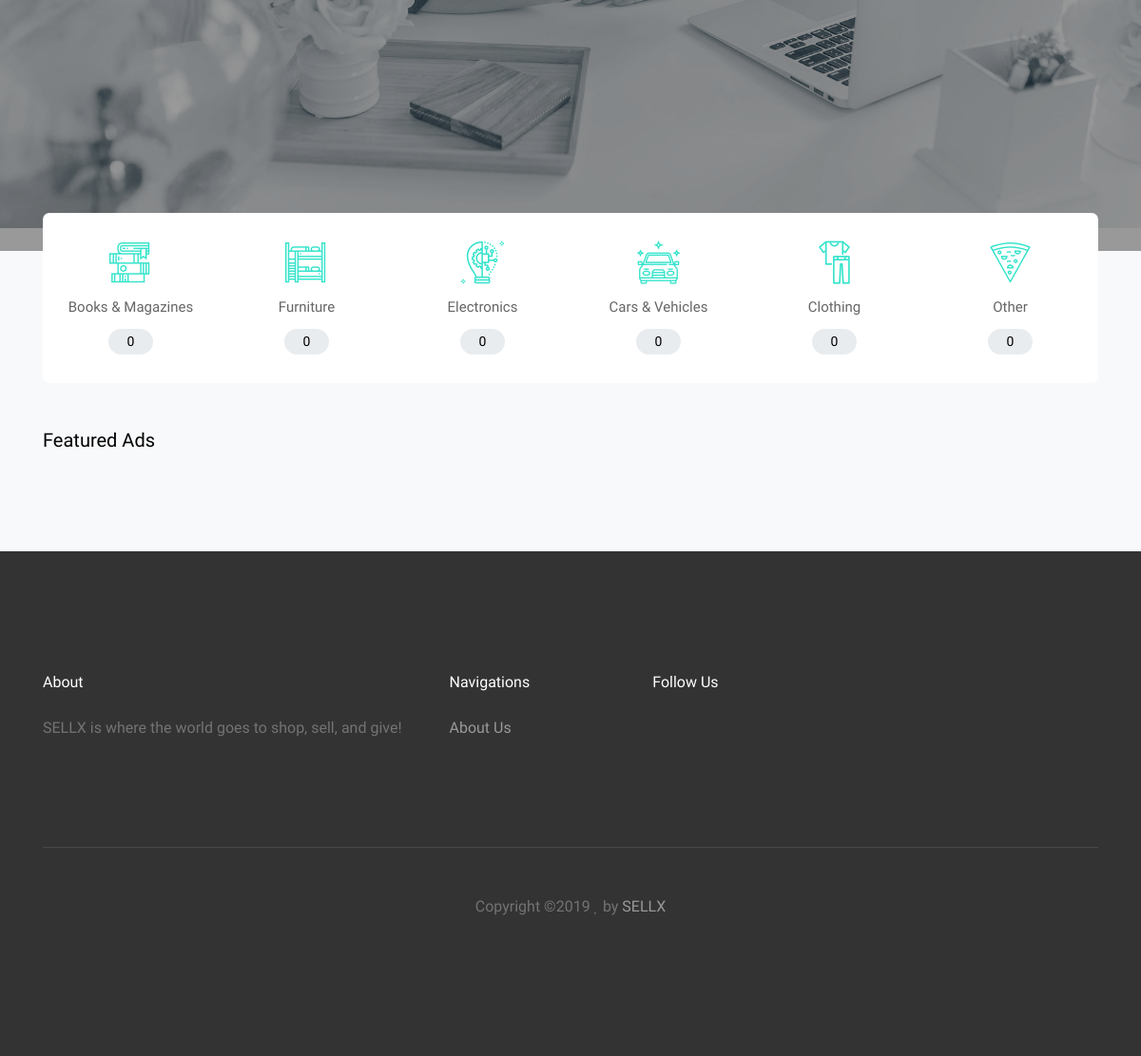
The app's page / (lower part), older data.
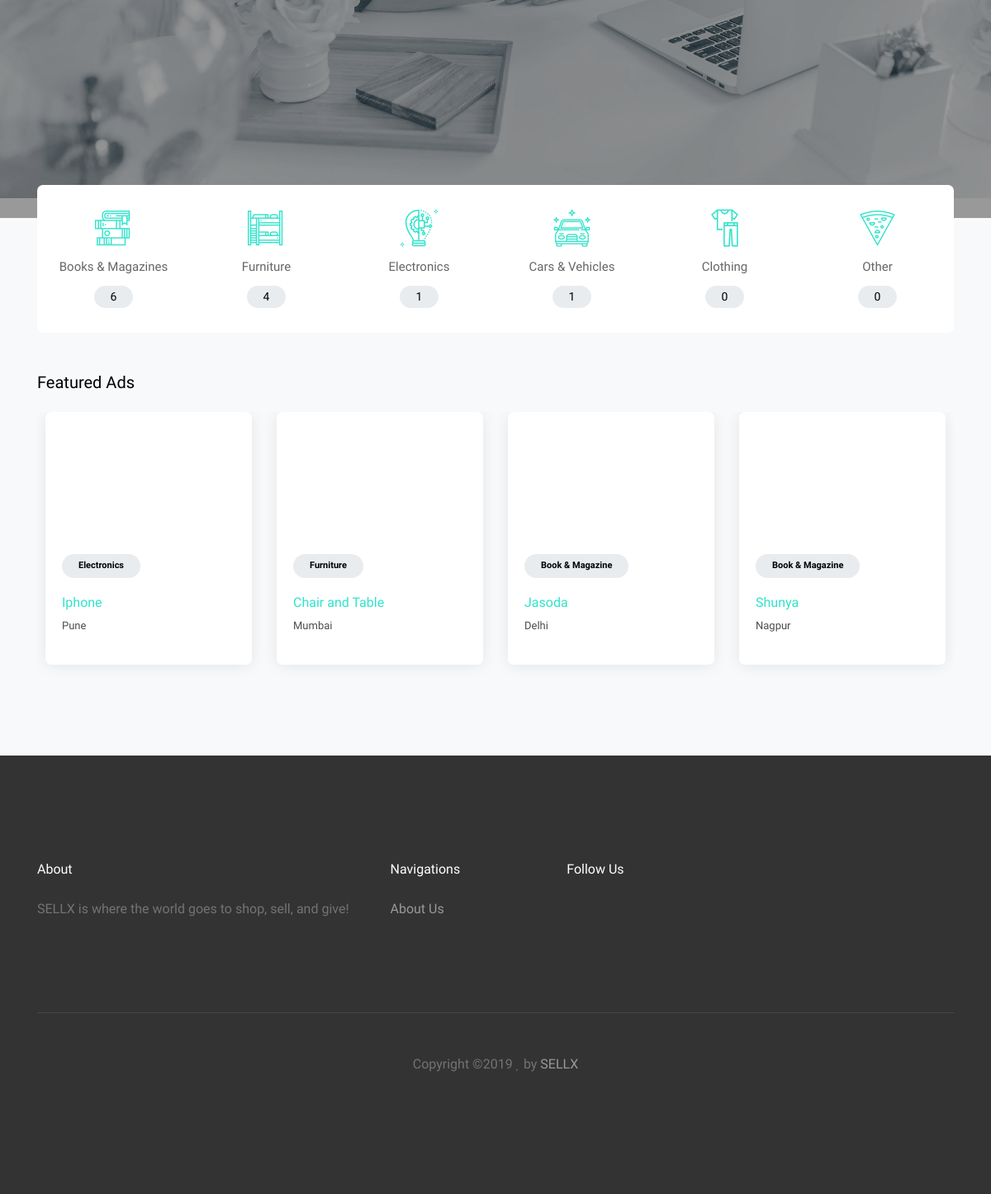
The same page, newer data.
### app.py (models this page shows, shortened)
class NewPost(UserMixin,db.Model):
    id = db.Column(db.Integer,primary_key = True)
    description = db.Column(db.String(1000))
    tag = db.Column(db.String(30))
    sub_tag = db.Column(db.String(40))
    price = db.Column(db.Integer)
    user_id = db.Column(db.Integer, db.ForeignKey('user.id'), nullable=False)
    img = db.Column(db.String(200), nullable = False)
    loc = db.Column(db.String(20))
    status = db.Column(db.String(15))

### app.py (the view)
@app.route('/', methods=['GET','POST'])
def index():
    form = SearchForm()
    fur = NewPost.query.filter((NewPost.tag=='Furniture') & (NewPost.status=='Available')).count()
    car = NewPost.query.filter((NewPost.tag=='Cars & Vehicle') & (NewPost.status=='Available')).count()
    ele = NewPost.query.filter((NewPost.tag=='Electronics') & (NewPost.status=='Available')).count()
    books = NewPost.query.filter((NewPost.tag=='Book & Magazine')& (NewPost.status=='Available')).count()
    other = NewPost.query.filter((NewPost.tag=='Other')& (NewPost.status=='Available')).count()
    watch = NewPost.query.filter((NewPost.tag=='Clothing')& (NewPost.status=='Available')).count()
    q=0
    if current_user.is_authenticated:
        q = NewPost.query.filter((NewPost.user_id!=current_user.id) & (NewPost.status=='Available'))
    else:
        q = NewPost.query.filter(NewPost.status=='Available')
    for data in q:
        print(data.img)
    if request.method=="POST":
        data = form.search.data
        data = data.lower()
        return redirect(url_for('listi', postid = data))
    print(os.getcwd())
    return render_template('index.html',title="Index", form=form,Post_data = q,fcnt=fur, carcnt=car, elcnt = ele, bcnt= books, ocnt = other, wcnt= watch,menu=menu)

### templates/index.html (shortened to what the changed rows need)
<!DOCTYPE html>
<html lang="en">
  <head>
    <link rel="stylesheet" href="{{ url_for('static', filename='fonts/icomoon/style.css') }}">
    <link rel="stylesheet" href="{{ url_for('static', filename='css/bootstrap.min.css') }}">
    <link rel="stylesheet" href="{{ url_for('static', filename='css/magnific-popup.css') }}">
    <link rel="stylesheet" href="{{ url_for('static', filename='css/jquery-ui.css') }}">
    <link rel="stylesheet" href="{{ url_for('static', filename='css/owl.carousel.min.css') }}">
    <link rel="stylesheet" href="{{ url_for('static', filename='css/owl.theme.default.min.css') }}">
    <link rel="stylesheet" href="{{ url_for('static', filename='css/bootstrap-datepicker.css') }}">
    <link rel="stylesheet" href="{{ url_for('static', filename='fonts/flaticon/font/flaticon.css') }}">
    <link rel="stylesheet" href="{{ url_for('static', filename='css/aos.css') }}">
    <link rel="stylesheet" href="{{ url_for('static', filename='css/rangeslider.css') }}">
    <link rel="stylesheet" href="{{ url_for('static', filename='css/style.css') }}">
    {% import "bootstrap/wtf.html" as wtf %}
  </head>
  <body style="background-image:url_for('templates',filename='hero_2.jpg')">
    <div class="site-section bg-light">
      <div class="container">
        <div class="overlap-category mb-5">
          <div class="row align-items-stretch no-gutters">
            <div class="col-sm-6 col-md-4 mb-4 mb-lg-0 col-lg-2">
              <a href="{{ url_for('listi', postid = 0) }}" class="popular-category h-100">
                <span class="icon"><span class="flaticon-books"></span></span>
                <span class="caption mb-2 d-block">Books &amp; Magazines</span>
                <span class="number">{{bcnt}}</span>
              </a>
            </div>
            <div class="col-sm-6 col-md-4 mb-4 mb-lg-0 col-lg-2">
              <a href="{{ url_for('listi', postid = 1) }}" class="popular-category h-100">
                <span class="icon"><span class="flaticon-bunk-bed"></span></span>
                <span class="caption mb-2 d-block">Furniture</span>
                <span class="number">{{fcnt}}</span>
              </a>
            </div>
            <div class="col-sm-6 col-md-4 mb-4 mb-lg-0 col-lg-2">
              <a href="{{ url_for('listi', postid = 2) }}" class="popular-category h-100">
                <span class="icon"><span class="flaticon-innovation"></span></span>
                <span class="caption mb-2 d-block">Electronics</span>
                <span class="number">{{elcnt}}</span>
              </a>
            </div>
            <div class="col-sm-6 col-md-4 mb-4 mb-lg-0 col-lg-2">
              <a href="{{ url_for('listi', postid = 3) }}" class="popular-category h-100">
                <span class="icon"><span class="flaticon-car"></span></span>
                <span class="caption mb-2 d-block">Cars &amp; Vehicles</span>
                <span class="number">{{carcnt}}</span>
              </a>
            </div>
          </div>
        </div>
        <div class="row">
          <div class="col-12">
            <h2 class="h5 mb-4 text-black">Featured Ads</h2>
          </div>
        </div>
        <div class="row">
          <div class="col-12  block-13">
            <div class="owl-carousel nonloop-block-13">
              {% for data in Post_data %}
              <div class="d-block d-md-flex listing vertical">
                <a href="{{ url_for('singlelist', postid = data.id) }}" class="img d-block" style="background-image: url({{ url_for('static', filename = data.img) }})"></a>
                <div class="lh-content">
                  <span class="category">{{data.tag}}</span>
                  <h3><a href="{{ url_for('singlelist', postid = data.id)}} ">{{data.sub_tag}}</a></h3>
                  <address>{{data.loc}}</address>
                </div>
              </div>
              {% endfor %}
            </div>
          </div>
        </div>
      </div>
    </div>
    <footer class="site-footer">
      <div class="container">
        <div class="row">
          <div class="col-md-9">
            <div class="row">
              <div class="col-md-6">
                <h2 class="footer-heading mb-4">About</h2>
              </div>
              <div class="col-md-3">
                <h2 class="footer-heading mb-4">Navigations</h2>
              </div>
              <div class="col-md-3">
                <h2 class="footer-heading mb-4">Follow Us</h2>
              </div>
            </div>
          </div>
        </div>
        </div>
    </footer>
  </body>
</html>

Row changes from the older to the newer data that the page shows:
added NewPost: tag "Electronics", sub_tag "Iphone", loc "Pune"
added NewPost: tag "Furniture", sub_tag "Chair and Table", loc "Mumbai"
added NewPost: tag "Book & Magazine", sub_tag "Jasoda", loc "Delhi"
added NewPost: tag "Book & Magazine", sub_tag "Shunya", loc "Nagpur"
Text that changed along with them:
{{ bcnt }}: "0" → "6"
{{ fcnt }}: "0" → "4"
{{ elcnt }}: "0" → "1"
{{ carcnt }}: "0" → "1"
